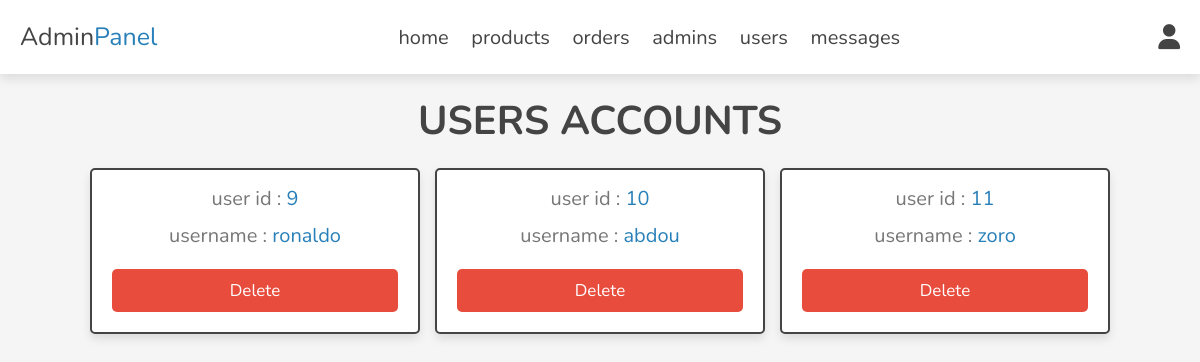
Page /admin/users_accounts.php (signed in) on the committed database.
### tables this page shows
CREATE TABLE `users` (
  `id` int(100) NOT NULL,
  `name` varchar(20) NOT NULL,
  `email` varchar(50) NOT NULL  ,
  `password` varchar(50) NOT NULL
);

### admin/users_accounts.php (the view, shortened to what this page needs)
<?php
include '../components/connect.php' ;
?>
<!DOCTYPE html>
<html lang="en">
<head>
    <link rel="stylesheet" href="https://cdnjs.cloudflare.com/ajax/libs/font-awesome/6.1.1/css/all.min.css">
    <link rel="stylesheet" href="../css/admin_style.css">
</head>
<body>
<?php
include '../components/admin_header.php' ;
?>
<section class="accounts" >
    <h1 class="heading">users accounts</h1>
    <div class="box-container">
    <?php
    $select_users = $conn->prepare("SELECT * FROM users");
    $select_users->execute();
    if ($select_users->rowCount() > 0) {
        while ($row = $select_users->fetch(PDO::FETCH_ASSOC) ) {
    ?>
    <div class="box">
        <p> user id : <span><?= $row['id']; ?></span> </p>
        <p> username : <span><?= $row['name']; ?></span> </p>
        <div class="flex-btn">
            <a href="users_accounts.php?delete=<?= $row['id']; ?>" class="delete-btn" onclick="return confirm('delete this user ?');" >delete</a>
        </div>
    </div>
    <?php
        }
    }else {
        echo '<p class="empty" >no accounts available !</p>';
    }
    ?>
    </div>
</section>
</body>
</html>

### css/admin_style.css (style rules this page uses)
:root { --main-color:#2980b9; --orange:#f39c12; --red:#e74c3c; --black:#444; --white:#fff; --light-color:#777; --light-bg:#f5f5f5; --border:.2rem solid var(--black); --box-shadow:0 .5rem 1rem rgba(0,0,0,.1); }
* { font-family: 'Nunito', sans-serif; margin:0; padding:0; box-sizing: border-box; outline: none; border:none; text-decoration: none; }
html { font-size: 62.5%; overflow-x: hidden; }
body { background-color: var(--light-bg); }
section { padding:2rem; max-width: 1200px; margin:0 auto; }
.heading { font-size: 4rem; color:var(--black); margin-bottom: 2rem; text-align: center; text-transform: uppercase; }
.btn, .delete-btn, .option-btn { display: block; width: 100%; margin-top: 1rem; border-radius: .5rem; padding:1rem 3rem; font-size: 1.7rem; text-transform: capitalize; color:var(--white); cursor: pointer; text-align: center; }
.delete-btn { background-color: var(--red); }
.flex-btn { display: flex; gap:1rem; }
.accounts .box-container { display: grid; grid-template-columns: repeat(auto-fit, 33rem); gap:1.5rem; align-items: flex-start; justify-content: center; }
.accounts .box-container .box { padding:2rem; padding-top: .5rem; border-radius: .5rem; text-align: center; border:var(--border); background-color: var(--white); box-shadow: var(--box-shadow); }
.accounts .box-container .box p { font-size: 2rem; color:var(--light-color); margin: 1rem 0; }
.accounts .box-container .box p span { color:var(--main-color); }

### rows in the picture
users: id "9", name "ronaldo"
users: id "10", name "abdou"
users: id "11", name "zoro"
